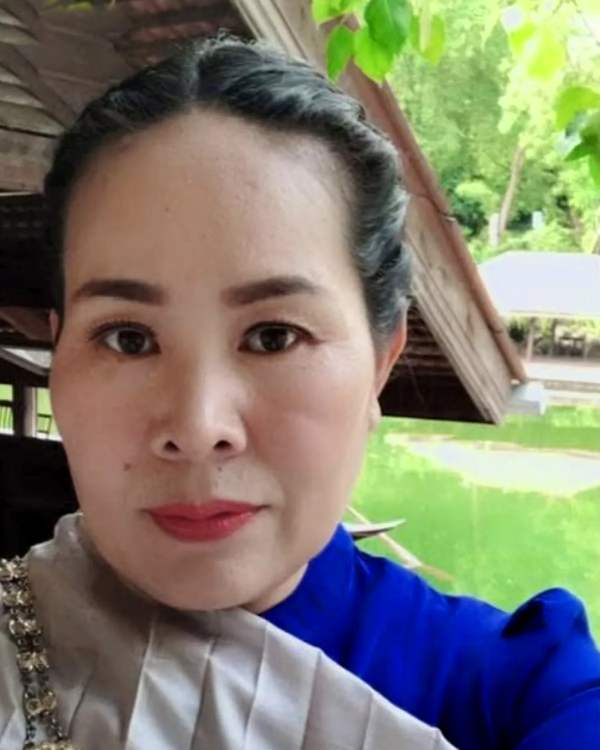
#> input picture bilder/chuan-1200.webp, 1200 x 1500 px, given in place of chuan-original.jpg, which was not available (shown at 1/2 size)
$ python chuan_zuschnitt.py
#> lines starting #> are read from the running program, lines starting #| are printed output that depends on the picture; after the words box and inside, x2 and y2 are one past the last pixel; in counts of white or black regions, pixels touching at a corner belong together
from PIL import Image, ImageFilter
im=Image.open("C:/AI-Assistent/thai-massage/eigene-fotos/chuan-original.jpg").convert("RGB")
#> im is the input picture: PIL image 1200x1500 RGB; mean R, G, B 124.2, 122.2, 108.6
# Retusche: Blattspitze (Deko) ueber Dachholz kopieren aus darunterliegendem Holz
dst=(398,50,540,92); src=(398,96,540,138)
patch=im.crop(src)
mask=Image.new("L",patch.size,255).filter(ImageFilter.GaussianBlur(0))
#> mask: PIL image 142x42 L; every value is 255
m=Image.new("L",patch.size,0)
#> m: PIL image 142x42 L; every value is 0
from PIL import ImageDraw
d=ImageDraw.Draw(m); d.rectangle((6,6,patch.size[0]-6,patch.size[1]-6),fill=255); m=m.filter(ImageFilter.GaussianBlur(5))
im.paste(patch,dst[:2],m)
p2=im.crop((398,106,452,156)); m2=Image.new("L",p2.size,255).filter(ImageFilter.GaussianBlur(0)); mm=Image.new("L",p2.size,0); ImageDraw.Draw(mm).rectangle((0,0,p2.size[0]-8,p2.size[1]-8),fill=255); im.paste(p2,(398,48),mm.filter(ImageFilter.GaussianBlur(4)))
#> after `m2 = Image.new('L', p2.size, 255).filter(ImageFilter.GaussianBlur(0))`: m2: PIL image 54x50 L; every value is 255
#> after `mm = Image.new('L', p2.size, 0)`: mm: PIL image 54x50 L; every value is 0
#> after `ImageDraw.Draw(mm).rectangle((0, 0, p2.size[0] - 8, p2.size[1] - 8), f`:
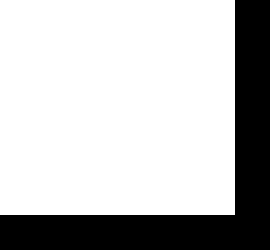
#> mm: PIL image 54x50 L (shown 5 times larger); 74.9% white; 1 black region, box (x1, y1, x2, y2) and area: (0, 0, 54, 50) 679
c=im.crop((400,50,995,50+744))

import numpy as np
# --- Schritt 2 (27.11.): Stirnfleck entfernen, Farben kraeftiger ---
# Fleck im Zuschnitt bei ca. (264,237). Ersatz: Haut knapp darueber, auf Ringfarbe angeglichen, weiche Maske.
def stirn_retusche(c, cx=264, cy=237, r=11, dy=-30, dx=-6):
#> called with cx = 264, cy = 237, r = 11, dy = -30, dx = -6
    a=np.asarray(c).astype(np.float32)
    H,W=a.shape[:2]
#> H = 744; W = 595
    yy,xx=np.mgrid[0:H,0:W].astype(np.float32)
    d=np.hypot(xx-cx,yy-cy)
    ring=(d>r+3)&(d<r+9)
    src=np.roll(a,(-dy,-dx),axis=(0,1))              # Pixel von (y+dy, x+dx) nach (y,x)
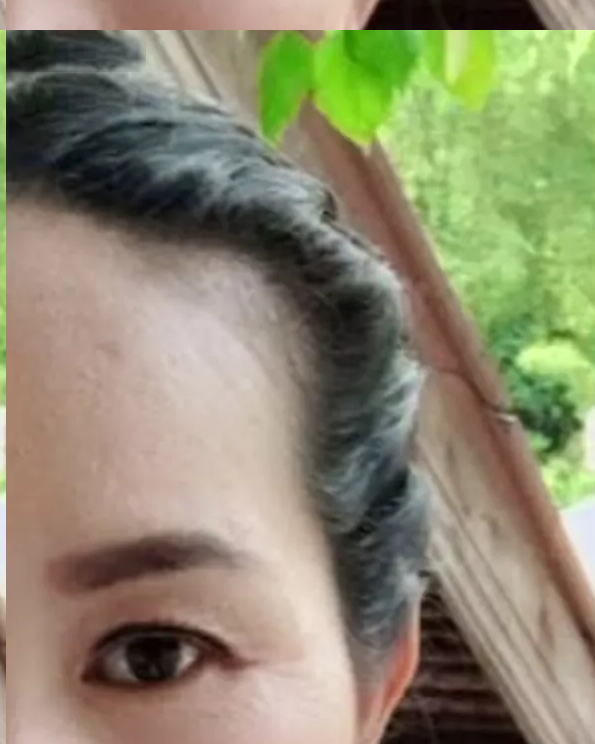
#> src: shape (744, 595, 3) float32; mean R, G, B 139.8, 135.9, 109.7
    off=a[ring].mean(0)-src[ring].mean(0)
#> off = [34.61, 27.69, 27.88]
    fill=src+off
    m=np.clip(1-(d-r)/5.0,0,1)                       # voll bis r, weich bis r+5
    m=(m*m*(3-2*m))[...,None]
    return Image.fromarray(np.clip(a*(1-m)+fill*m,0,255).astype(np.uint8))

def farben(c, sat_blau=1.55, sat_gruen=1.70, hell_gruen=1.07, kontrast=1.06):
    # Fassung 2 (27.11.): Gruen/Blau deutlich kraeftiger, Gruen heller, Haut und Lichter geschuetzt
#> called with sat_blau = 1.55, sat_gruen = 1.7, hell_gruen = 1.07, kontrast = 1.06
    hsv=np.asarray(c.convert('HSV')).astype(np.float32)   # H 0..255 = 0..360 Grad
    h=hsv[...,0]*360/255
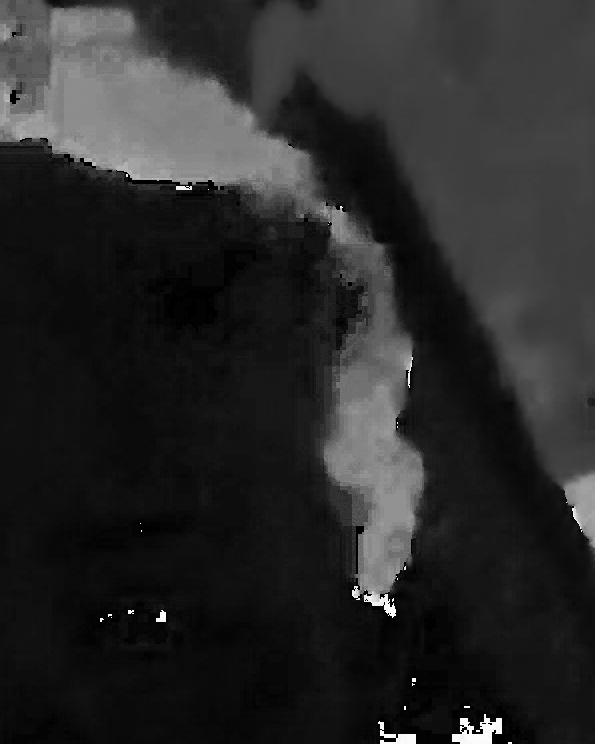
#> h: shape (744, 595) float32; min 0, max 358.6, mean 57.8; drawn with min black and max white
    def band(lo,hi,f=15):                              # weicher Hue-Bereich
#> called with lo = 65, hi = 170, f = 15
        return np.clip(np.minimum(h-lo,hi-h)/f+0.5,0,1)
#> returned value: shape (744, 595) float32
    bg=band(65,170); bb=band(175,265)
    gain=1+(sat_gruen-1)*bg+(sat_blau-1)*bb
    hsv[...,1]=np.clip(hsv[...,1]*gain,0,255)
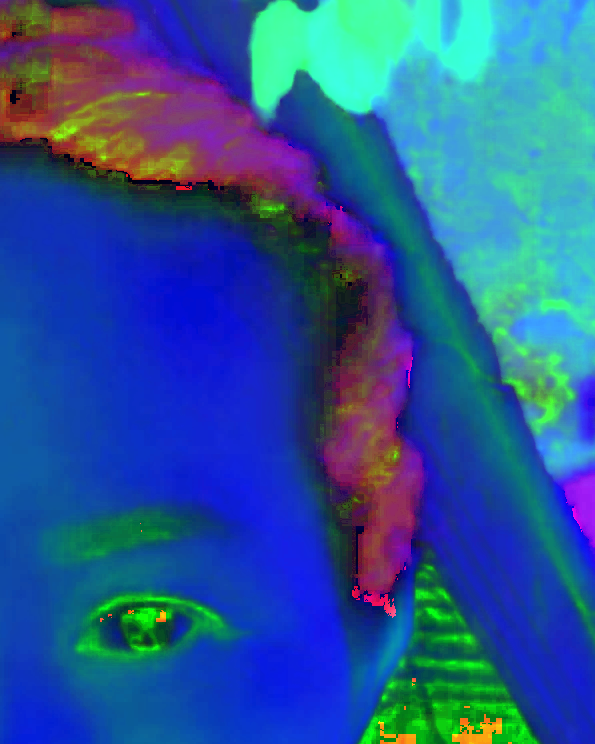
#> hsv: shape (744, 595, 3) float32; mean R, G, B 40.9, 87.1, 150.1
    hsv[...,2]=np.clip(hsv[...,2]*(1+(hell_gruen-1)*bg*np.clip(hsv[...,1]/90,0,1)),0,255)   # nur satte Gruentoene heller
    out=np.asarray(Image.fromarray(hsv.astype(np.uint8),'HSV').convert('RGB')).astype(np.float32)
    lum=out.mean(2,keepdims=True)
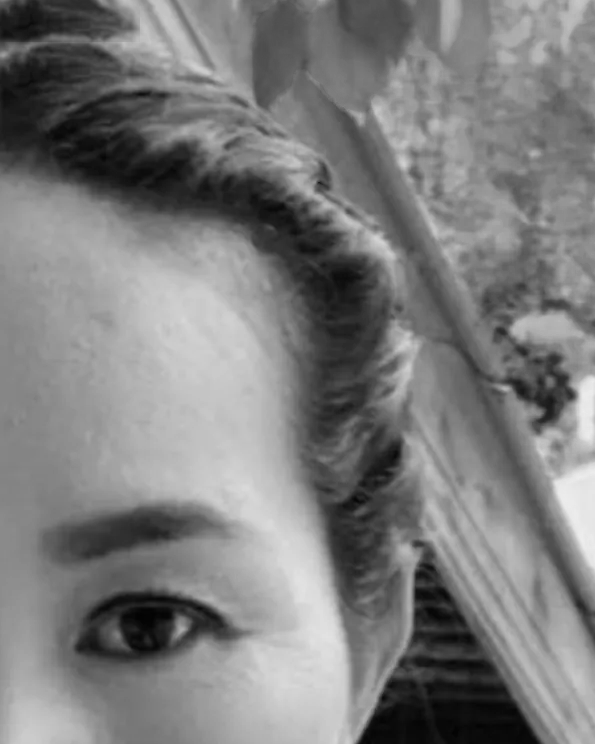
#> lum: shape (744, 595, 1) float32; min 2.67, max 237.7, mean 124.9
    skin=np.clip((50-np.where(h>300,360-h,h))/15+0.5,0,1)[...,None]*np.clip(hsv[...,1:2]/40,0,1)
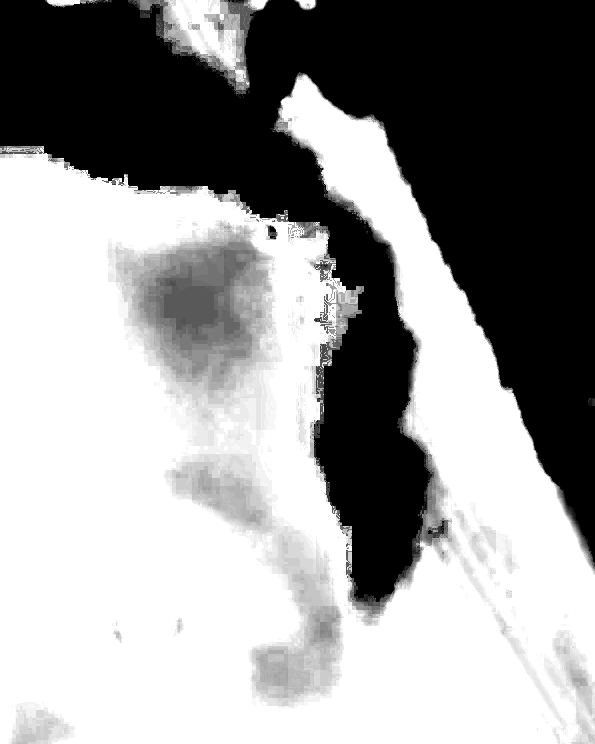
#> skin: shape (744, 595, 1) float32; min 0, max 1, mean 0.597
    k=1+(kontrast-1)*(1-skin)*np.clip((250-lum)/50,0,1)   # keine Wirkung auf Haut und fast weisse Lichter
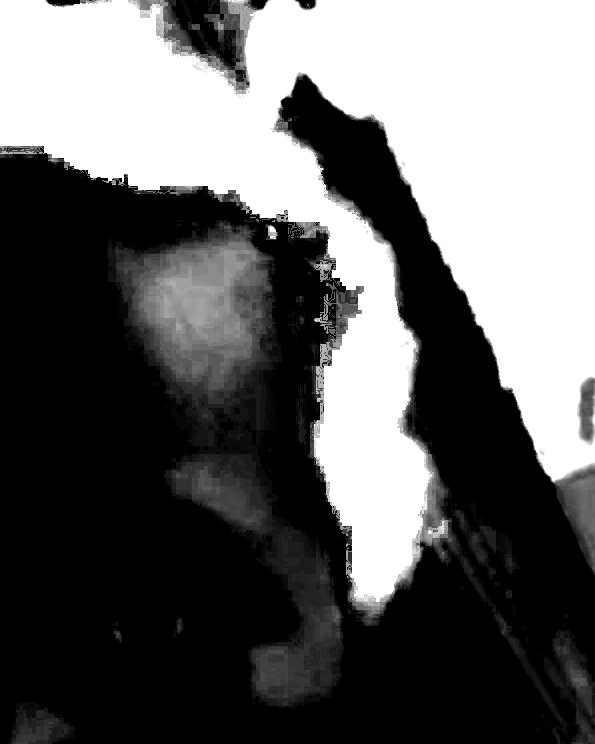
#> k: shape (744, 595, 1) float32; min 1, max 1.06, mean 1.02; drawn with min black and max white
    out=128+(out-128)*k
    return Image.fromarray(np.clip(out,0,255).astype(np.uint8))
#> returned value: PIL image 595x744 RGB

c=farben(stirn_retusche(c))


for w in (640,1200):
    c.resize((w,round(w*5/4)),Image.LANCZOS).save(f"C:/AI-Assistent/thai-massage/bilder/chuan-{w}.webp","WEBP",quality=82,method=6)
